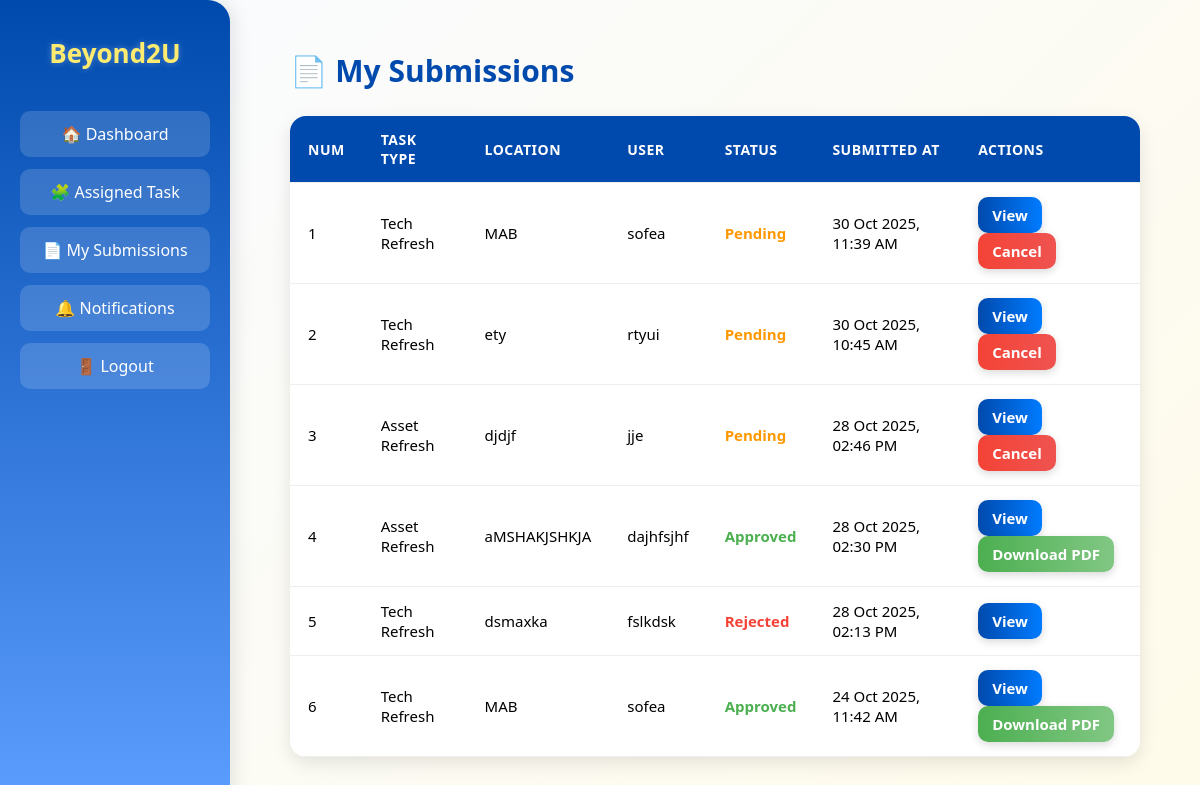
The page /beyond2u/dashboard/systemengineer/my_submissions/ (signed in) on the database as committed earlier.
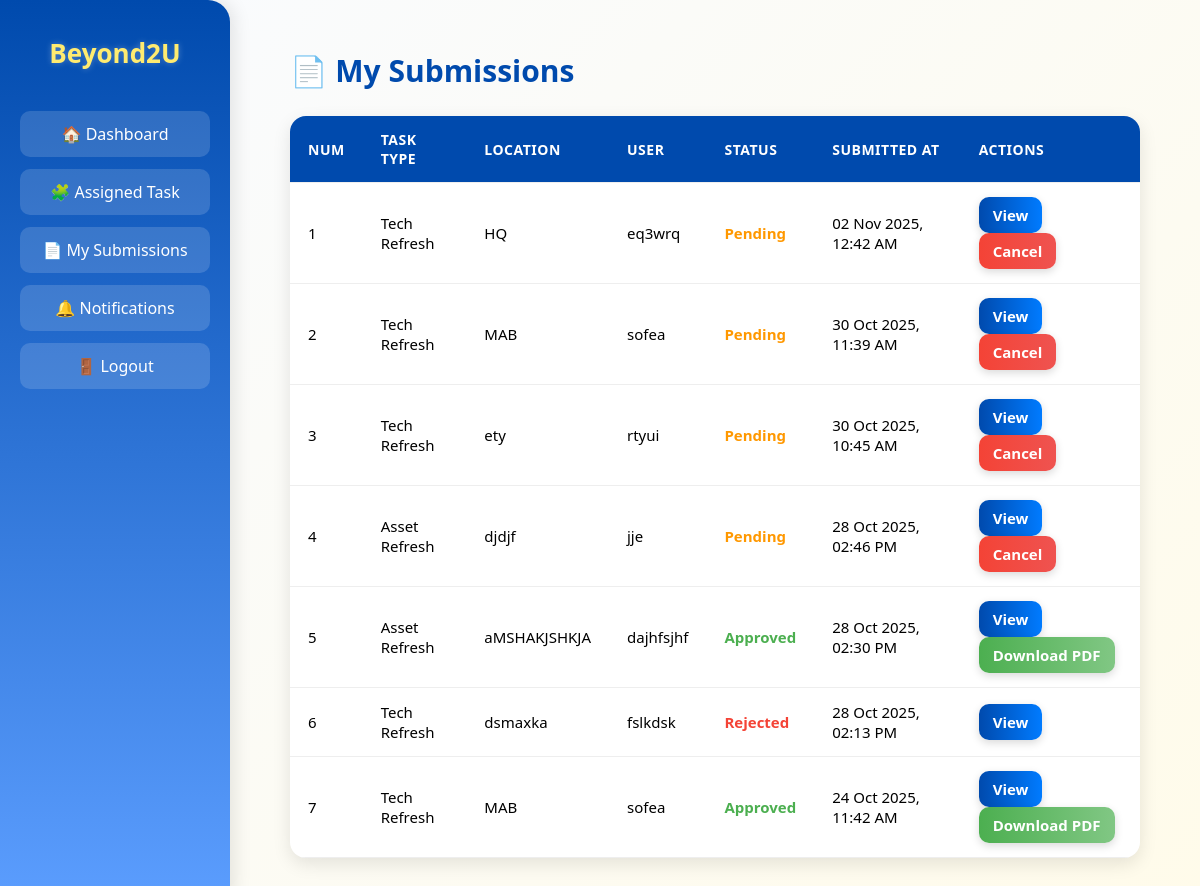
The same page on the database as committed later.
### inventorySystem/models.py (models this page shows, shortened)
class Request(models.Model):
    TYPE_CHOICES = [
        ('Asset Refresh', 'Asset Refresh'),
        ('Parts Upgrade', 'Parts Upgrade'),
        ('Tech Refresh', 'Tech Refresh'),
    ]
    STATUS_CHOICES = [
        ('Pending', 'Pending'),
        ('Approved', 'Approved'),
        ('Rejected', 'Rejected'),
    ]
    FORMAT_STATUS_CHOICES = [
        ('Formatted', 'Formatted'),
        ('Not Formatted', 'Not Formatted'),
    ]
    UPLOAD_STATUS_CHOICES = [
        ('Uploaded', 'Uploaded'),
        ('Not Yet', 'Not Yet'),
    ]
    engineer = models.ForeignKey(settings.AUTH_USER_MODEL, on_delete=models.CASCADE)
    type = models.CharField(max_length=50, choices=TYPE_CHOICES)
    location = models.CharField(max_length=100)
    user = models.CharField(max_length=100)
    old_barcode = models.CharField(max_length=100, blank=True, null=True)
    new_barcode = models.CharField(max_length=100, blank=True, null=True)
    old_serial = models.CharField(max_length=100, blank=True, null=True)
    new_serial = models.CharField(max_length=100, blank=True, null=True)
    old_ip = models.GenericIPAddressField(blank=True, null=True)
    new_ip = models.GenericIPAddressField(blank=True, null=True)
    new_mac = models.CharField(max_length=50, blank=True, null=True)
    old_hostname = models.CharField(max_length=100, blank=True, null=True)
    new_hostname = models.CharField(max_length=100, blank=True, null=True)
    start_time = models.DateTimeField(blank=True, null=True)
    end_time = models.DateTimeField(blank=True, null=True)
    rescheduled_date = models.DateField(blank=True, null=True)
    status = models.CharField(max_length=20, choices=STATUS_CHOICES, default='Pending')
    format_status = models.CharField(max_length=20, choices=FORMAT_STATUS_CHOICES, blank=True, null=True)
    upload_status = models.CharField(max_length=20, choices=UPLOAD_STATUS_CHOICES, default='Not Yet')
    reason_not_formatted = models.TextField(blank=True, null=True)
    reason_not_uploaded = models.TextField(blank=True, null=True)
    remarks = models.TextField(blank=True, null=True)
    proof = models.FileField(upload_to='', blank=True, null=True)
    assigned_approver = models.ForeignKey(
        settings.AUTH_USER_MODEL,
        related_name='approver_requests',
        on_delete=models.SET_NULL,
        null=True,
        blank=True
    )
    created_at = models.DateTimeField(auto_now_add=True)
    updated_at = models.DateTimeField(auto_now=True)

### inventorySystem/views.py (the view)
# urls.py: path('dashboard/systemengineer/my_submissions/', views.my_submissions, name='my_submissions'),
@login_required
def my_submissions(request):
    submissions = Request.objects.filter(engineer=request.user).order_by('-created_at')
    return render(request, 'my_submissions.html', {'submissions': submissions})

### inventorySystem/templates/my_submissions.html (shortened to what this page needs)
<!DOCTYPE html>
<html lang="en">
<head>
</head>
<body>
  <div class="sidebar">
    <h2>Beyond2U</h2>
    <a href="{% url 'systemengineer_dashboard' %}">🏠 Dashboard</a>
    <a href="{% url 'create_task' %}">🧩 Assigned Task</a>
    <a href="{% url 'my_submissions' %}">📄 My Submissions</a>
    <a href="{% url 'notifications' %}">🔔 Notifications</a>
    <a href="{% url 'logout' %}">🚪 Logout</a>
  </div>
  <div class="content">
    <h1>📄 My Submissions</h1>
    {% if submissions %}
    <table>
      <tr>
        <th>Num</th>
        <th>Task Type</th>
        <th>Location</th>
        <th>User</th>
        <th>Status</th>
        <th>Submitted At</th>
        <th>Actions</th>
      </tr>
      {% for task in submissions %}
      <tr>
        <td>{{ forloop.counter }}</td>
        <td>{{ task.type }}</td>
        <td>{{ task.location }}</td>
        <td>{{ task.user }}</td>
        <td>
          {% if task.status == "Pending" %}
            <span class="status-pending">{{ task.status }}</span>
          {% elif task.status == "Approved" %}
            <span class="status-approved">{{ task.status }}</span>
          {% elif task.status == "Rejected" %}
            <span class="status-rejected">{{ task.status }}</span>
          {% elif task.status == "Cancelled" %}
            <span class="status-cancelled">{{ task.status }}</span>
          {% endif %}
        </td>
        <td>{{ task.created_at|date:"d M Y, h:i A" }}</td>
        <td>
          <a href="{% url 'task_detail' task.id %}" class="btn btn-view">View</a>
          {% if task.status == "Pending" %}
            <a href="{% url 'cancel_task' task.id %}" class="btn btn-cancel"
               onclick="return confirm('Are you sure you want to cancel this task?');">
               Cancel
            </a>
          {% elif task.status == "Approved" %}
            <a href="{% url 'download_task_pdf' task.id %}" class="btn btn-download">Download PDF</a>
          {% endif %}
        </td>
      </tr>
      {% endfor %}
    </table>
    {% else %}
      <div class="empty-msg">No submissions yet.</div>
    {% endif %}
  </div>
</body>
</html>

Rows that differ between the two databases and show on the page:
added Request: type "Tech Refresh", location "HQ", user "eq3wrq", status "Pending", created_at "02 Nov 2025, 12:42 AM", shows "Cancel"
